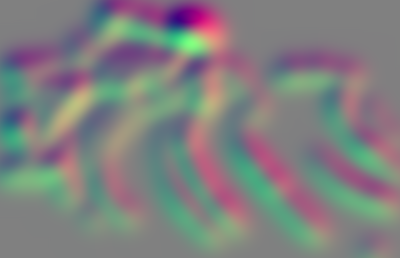

This figure's Python source:
"""La gobba: il volume che il bassorilievo non ha mai avuto acceso.

   superficie.py calcola DUE cose e ne salva una sola:
     solco = le linee sfumate strette, incise. E' quello che c'e' oggi.
     massa = le stesse linee sfumate LARGHE: dove sono fitte la sfumatura si
             somma e viene una gobba. E' il volume, quello che fa sembrare la
             figura scolpita invece che incisa.
   La riga che la spegne e' A_MASSA = 0.0.

   IL DISEGNO ORIGINALE NON E' NELLA REPO: superficie.py puntava a un file
   temporaneo che non esiste piu'. Non serve. superficie.png E' gia'
   l'inchiostro sfumato a 5.5, quindi risfumarlo a sqrt(S^2 - 5.5^2) da' lo
   stesso campo che si otterrebbe sfumando l'inchiostro a S. Due sfumate
   gaussiane si sommano in quadratura: non e' un'approssimazione.

   DUE SCELTE CHE NON SI DEDUCONO GUARDANDO IL RISULTATO
   1. LARGO 20, NON 38. A 38 (il numero di superficie.py) la sfumatura e'
      cosi' larga che tutto il disegno diventa UNA bolla sola: un cuscino
      sotto la figura, non il corpo della figura. A 20 ogni gruppo di tratti
      si alza per conto suo: l'onda viene a creste tonde, il surfista viene
      un rilievo a se'.
   2. VIA IL PIEDISTALLO (ALTA). Una gobba sfumata finisce da qualche parte,
      e dove finisce ha una pendenza: sullo schermo diventa un alone scuro
      tutto attorno alla figura, che si legge come una macchia. Togliendo
      alla gobba la sua stessa versione molto piu' sfumata resta solo il
      rilievo locale e il campo lontano torna piatto.

   COSA ESCE: gobba.png, un quarto di lato. Dentro non c'e' la QUOTA della
   gobba, c'e' la sua PENDENZA, gia' derivata qui in virgola mobile:
   rosso = pendenza in x, verde = pendenza in y, 128 = pendenza zero.
   Il perche' sta nel docstring di superficie.py: la gobba e' larghissima e
   liscia, a otto bit i suoi gradini sono invisibili sull'altezza ma la luce
   guarda la PENDENZA, e la pendenza di una scala e' una fila di scalini —
   venivano anelli concentrici attorno alla figura. Un campo gia' derivato
   non va derivato a valle, e un campo che non va derivato si puo' tenere
   piccolo: a un quarto di lato pesa venti volte meno e, interpolato, resta
   identico.

   LA CONVENZIONE DEI SEGNI, che e' l'unica cosa che si puo' sbagliare senza
   accorgersene: pendenza in x = (destra - sinistra), in y = (sotto - sopra),
   in coordinate d'immagine. E' la stessa dello shader — li' (hd-hs) e
   (hg-ha) — quindi i due campi si sommano senza girare niente. E si
   SOTTRAE: il solco scende, la gobba sale.
"""
import numpy as np, os
from PIL import Image
from scipy.ndimage import gaussian_filter

QUI = os.path.dirname(os.path.abspath(__file__))

S_SOLCO = 5.5    # la sfumata che superficie.png ha gia' addosso
S_GOBBA = 20.0   # quanto e' larga la gobba
ALTA    = 2.5    # via il piedistallo: quante volte S_GOBBA e' la sfumata da togliere
ESP     = 0.75   # la stessa compressione di superficie.py
SCALA   = 4      # di quanto si rimpicciolisce
PIENO   = 0.030  # pendenza che riempie gli otto bit

solco = np.asarray(Image.open(os.path.join(QUI, 'superficie.png')).convert('L')).astype(np.float32) / 255.0
H, W  = solco.shape

massa = gaussian_filter(solco, (S_GOBBA**2 - S_SOLCO**2) ** 0.5, mode='nearest')
massa = (massa / max(massa.max(), 1e-6)) ** ESP
massa = massa - gaussian_filter(massa, S_GOBBA * ALTA, mode='nearest')

w, h = W // SCALA, H // SCALA
p = np.asarray(Image.fromarray(np.clip((massa * 0.5 + 0.5) * 255, 0, 255).astype(np.uint8))
               .resize((w, h), Image.LANCZOS)).astype(np.float32) / 255.0
p = gaussian_filter(p, 1.0, mode='nearest')          # via la grana degli otto bit

gx = (np.roll(p, -1, axis=1) - np.roll(p, 1, axis=1)) * 0.5
gy = (np.roll(p, -1, axis=0) - np.roll(p, 1, axis=0)) * 0.5
gx[:, [0, -1]] = 0; gy[[0, -1], :] = 0

print('pendenza  max |gx| %.4f   max |gy| %.4f   tosata a %.3f  (%.1f%% dei pixel)'
      % (np.abs(gx).max(), np.abs(gy).max(), PIENO,
         100.0 * np.mean((np.abs(gx) > PIENO) | (np.abs(gy) > PIENO))))

rgb = np.zeros((h, w, 3), np.uint8)
rgb[..., 0] = np.clip(np.rint((np.clip(gx, -PIENO, PIENO) / PIENO * 0.5 + 0.5) * 255), 0, 255)
rgb[..., 1] = np.clip(np.rint((np.clip(gy, -PIENO, PIENO) / PIENO * 0.5 + 0.5) * 255), 0, 255)
rgb[..., 2] = 128
Image.fromarray(rgb).save(os.path.join(QUI, 'gobba.png'), optimize=True)
print('gobba %dx%d  %d KB' % (w, h, os.path.getsize(os.path.join(QUI, 'gobba.png')) // 1024))
